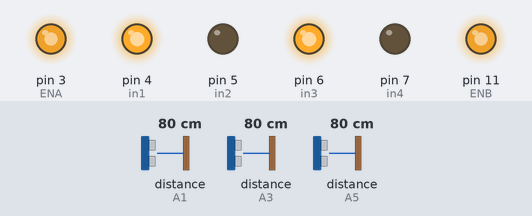
The sketch below on a simulated Arduino Uno, built with avr-gcc and run on an emulated ATmega328P. Parts: output pins drawn as LEDs (lit = HIGH). Wiring (inferred from the names in the program): 3 × ultrasonic range finder: trigger A0, echo A1 / trigger A2, echo A3 / trigger A4, echo A5. The test bench sets the inputs (shaded band); at power-on: distance to the obstacle (sensors on A1, A5, A3) 80 cm. The echo pulse lasts 58.3 µs per cm; pins used as bus, display or sensor lines are not drawn.

Above: at 1.2 s.
1.3 s: distance to the obstacle (sensor on A1) set to 24 cm
2.8 s: distance to the obstacle (sensor on A1) set to 19 cm
At 4.0 s:
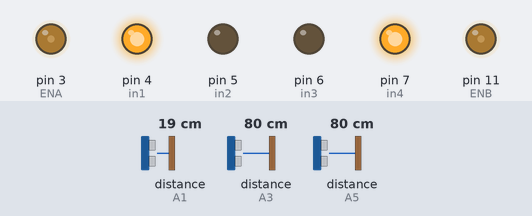
4.3 s: distance to the obstacle (sensor on A5) set to 2 cm
At 4.6 s:
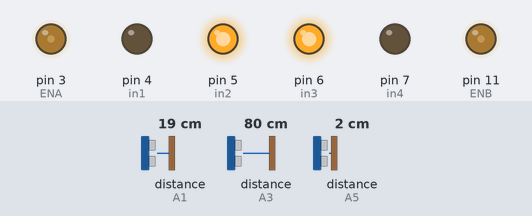
5.8 s: distance to the obstacle (sensor on A1) set to 9 cm
7.3 s: distance to the obstacle (sensor on A1) set to 6 cm
At 8.1 s:
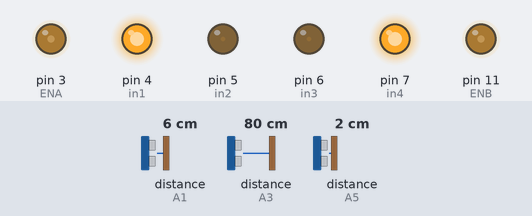
8.8 s: distance to the obstacle (sensor on A3) set to 2 cm
At 9.7 s:
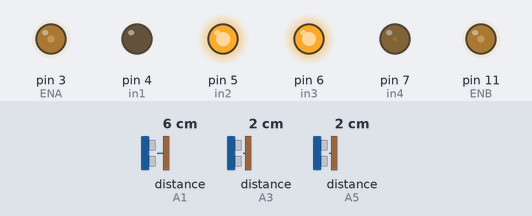
Timing chart, 0 to 11.3 s (numbered marks = the images above; inputs shaded):
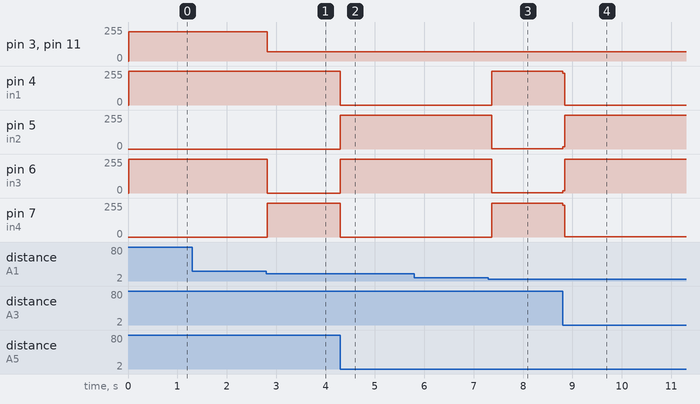

Measured:
- the behaviour switches between 22 and 21 cm on distance to the obstacle (sensor on A1) (found by bisection; images 0 and 1)
- the behaviour switches between 8 and 7 cm on distance to the obstacle (sensor on A1) (found by bisection; images 2 and 3)
- after the input at 1.3 s, every drawn part: stays the same
- after the input at 2.8 s, pin 3 (ENA), pin 11 (ENB): 220/255 → 70/255 at once; pin 6 (in3): 255/255 → 0/255 at once; pin 7 (in4): 0/255 → 255/255 at once
- after the input at 4.3 s, pin 4 (in1), pin 7 (in4): 255/255 → 0/255 at once; pin 5 (in2), pin 6 (in3): 0/255 → 255/255 at once
- after the input at 5.8 s, every drawn part: stays the same
- after the input at 7.3 s, pin 4 (in1), pin 7 (in4): 0/255 → 254/255 after 0.07 s; pin 5 (in2), pin 6 (in3): 255/255 → 1/255 after 0.07 s
- after the input at 8.8 s, pin 4 (in1): 254/255 → 0/255 at once; pin 5 (in2): 1/255 → 255/255 at once; pin 6 (in3): 1/255 → 252/255 at once; pin 7 (in4): 254/255 → 3/255 at once

The sketch:

seft_driving.ino
```cpp
int trig1 = A0;
int echo1 = A1;
int trig2 = A2;
int echo2 = A3;
int trig3 = A4;
int echo3 = A5;

int in1 = 4;
int in2 = 5;
int in3 = 6;
int in4 = 7;
int ENA = 3;
int ENB = 11;
int khoang_cach_trai = 0, khoang_cach_phai = 0, khoang_cach_giua = 0;
long pingTime, distance;
float speedSound = 0.0343;
int DIS = 16;
int ADD_DIS_RIGHT = 0;
int ADD_DIS_LEFT = 5;
int ADD_DIS_FRONT = 19;

long line_trai()
{
  digitalWrite(trig1, LOW);
  delayMicroseconds(2);
  digitalWrite(trig1, HIGH);
  delayMicroseconds(5);
  digitalWrite(trig1, LOW);
  pingTime = pulseIn(echo1, HIGH);
  distance = (pingTime / 2) * speedSound;
  return (distance);
}

long line_giua()
{
  digitalWrite(trig2, LOW);
  delayMicroseconds(2);
  digitalWrite(trig2, HIGH);
  delayMicroseconds(5);
  digitalWrite(trig2, LOW);
  pingTime = pulseIn(echo2, HIGH);
  distance = (pingTime / 2) * speedSound;
  return (distance);
}

long line_phai()
{
  digitalWrite(trig3, LOW);
  delayMicroseconds(2);
  digitalWrite(trig3, HIGH);
  delayMicroseconds(5);
  digitalWrite(trig3, LOW);
  pingTime = pulseIn(echo3, HIGH);
  distance = (pingTime / 2) * speedSound;
  return (distance);
}

void setup()
{
  Serial.begin(9600);
  pinMode(trig1, OUTPUT);
  pinMode(trig2, OUTPUT);
  pinMode(trig3, OUTPUT);
  pinMode(echo1, INPUT);
  pinMode(echo2, INPUT);
  pinMode(echo3, INPUT);
  pinMode(in1, OUTPUT);
  pinMode(in2, OUTPUT);
  pinMode(in3, OUTPUT);
  pinMode(in4, OUTPUT);
  pinMode(ENA, OUTPUT);
  pinMode(ENB, OUTPUT);
  moveStop();
}

void loop()
{
  khoang_cach_trai = line_trai();
  khoang_cach_giua = line_giua();
  khoang_cach_phai = line_phai();
  if (khoang_cach_trai < DIS + ADD_DIS_LEFT && khoang_cach_giua > DIS && khoang_cach_phai > DIS)
  {
    turnRight();
  }
  else if (khoang_cach_trai > DIS && khoang_cach_giua < DIS + ADD_DIS_FRONT && khoang_cach_phai > DIS)
  {
    if (khoang_cach_trai > khoang_cach_phai + 3)
    {
      turnLeft();
    }
    if (khoang_cach_trai < khoang_cach_phai + 3)
    {
      turnRight();
    }
    if (khoang_cach_trai == khoang_cach_phai) {
      turnRight();
    }
  }

  else if (khoang_cach_trai > DIS && khoang_cach_giua > DIS && khoang_cach_phai < DIS + ADD_DIS_RIGHT)
  {
    turnLeft();
  }
  else if (khoang_cach_trai < DIS + ADD_DIS_LEFT && khoang_cach_giua < DIS + ADD_DIS_FRONT && khoang_cach_phai > DIS)
  {
    turnRight();
  }
  else if (khoang_cach_trai > DIS && khoang_cach_giua < DIS + ADD_DIS_FRONT && khoang_cach_phai < DIS + ADD_DIS_RIGHT)
  {
    turnLeft();
  }
  else if (khoang_cach_trai < DIS + ADD_DIS_LEFT && khoang_cach_giua > DIS && khoang_cach_phai < DIS)
  {
    if (khoang_cach_phai < 4)
    {
      turnLeft();
    }
    if (khoang_cach_trai < 7)
    {
      turnRight();
    }
    if (khoang_cach_trai == khoang_cach_phai) {
      turnRight();
    }
  }
  else if (khoang_cach_trai < DIS && khoang_cach_giua < DIS && khoang_cach_phai < DIS)
  {
    moveBackward();
    turnLeft();
  }
  else
  {
    moveForward();
  }
}

void moveForward()
{
  analogWrite(ENA, 220);
  analogWrite(ENB, 220);
  digitalWrite(in1, HIGH);
  digitalWrite(in2, LOW);
  digitalWrite(in3, HIGH);
  digitalWrite(in4, LOW);
}

void moveBackward()
{
  analogWrite(ENA, 90);
  analogWrite(ENB, 90);
  digitalWrite(in1, LOW);
  digitalWrite(in2, HIGH);
  digitalWrite(in3, LOW);
  digitalWrite(in4, HIGH);
}

void turnRight()
{
  analogWrite(ENA, 70);
  analogWrite(ENB, 70);
  digitalWrite(in1, HIGH);
  digitalWrite(in2, LOW);
  digitalWrite(in3, LOW);
  digitalWrite(in4, HIGH);
}

void turnLeft()
{
  analogWrite(ENA, 70);
  analogWrite(ENB, 70);
  digitalWrite(in1, LOW);
  digitalWrite(in2, HIGH);
  digitalWrite(in3, HIGH);
  digitalWrite(in4, LOW);
}

void moveStop()
{
  analogWrite(ENA, LOW);
  analogWrite(ENB, LOW);
  digitalWrite(in1, LOW);
  digitalWrite(in2, LOW);
  digitalWrite(in3, LOW);
  digitalWrite(in4, LOW);
}
```
